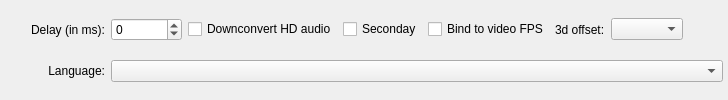
          <widget class="QWidget" name="tabSheetAudio">
           <attribute name="title">
            <string>General track options</string>
           </attribute>
           <layout class="QHBoxLayout" name="horizontalLayout_13">
            <property name="margin">
             <number>5</number>
            </property>
            <item>
             <widget class="QLabel" name="imageSubtitles">
              <property name="text">
               <string/>
              </property>
              <property name="pixmap">
               <pixmap resource="images.qrc">:/images/track_subtitles.png</pixmap>
              </property>
             </widget>
            </item>
            <item>
             <widget class="QLabel" name="imageAudio">
              <property name="text">
               <string/>
              </property>
              <property name="pixmap">
               <pixmap resource="images.qrc">:/images/track_audio.png</pixmap>
              </property>
             </widget>
            </item>
            <item>
             <layout class="QGridLayout" name="gridLayout_2">
              <item row="1" column="0">
               <widget class="QLabel" name="label_18">
                <property name="text">
                 <string>Delay (in ms):</string>
                </property>
                <property name="alignment">
                 <set>Qt::AlignRight|Qt::AlignTrailing|Qt::AlignVCenter</set>
                </property>
               </widget>
              </item>
              <item row="1" column="2">
               <layout class="QHBoxLayout" name="horizontalLayout_12">
                <item>
                 <widget class="QSpinBox" name="editDelay">
                  <property name="sizePolicy">
                   <sizepolicy hsizetype="Fixed" vsizetype="Fixed">
                    <horstretch>0</horstretch>
                    <verstretch>0</verstretch>
                   </sizepolicy>
                  </property>
                  <property name="minimum">
                   <number>-999999</number>
                  </property>
                  <property name="maximum">
                   <number>999999</number>
                  </property>
                  <property name="singleStep">
                   <number>1</number>
                  </property>
                 </widget>
                </item>
                <item>
                 <layout class="QHBoxLayout" name="horizontalLayout_11">
                  <item>
                   <widget class="QCheckBox" name="dtsDwnConvert">
                    <property name="text">
                     <string>Downconvert HD audio</string>
                    </property>
                   </widget>
                  </item>
                  <item>
                   <widget class="QCheckBox" name="secondaryCheckBox">
                    <property name="text">
                     <string>Seconday</string>
                    </property>
                   </widget>
                  </item>
                  <item>
                   <widget class="QCheckBox" name="checkBoxKeepFps">
                    <property name="text">
                     <string>Bind to video FPS</string>
                    </property>
                   </widget>
                  </item>
                  <item>
                   <widget class="QLabel" name="offsetsLabel">
                    <property name="text">
                     <string>3d offset:</string>
                    </property>
                   </widget>
                  </item>
                  <item>
                   <widget class="QComboBox" name="offsetsComboBox">
                    <property name="minimumSize">
                     <size>
                      <width>0</width>
                      <height>0</height>
                     </size>
                    </property>
                    <property name="sizeAdjustPolicy">
                     <enum>QComboBox::AdjustToContents</enum>
                    </property>
                   </widget>
                  </item>
                  <item>
                   <spacer name="horizontalSpacer_6">
                    <property name="orientation">
                     <enum>Qt::Horizontal</enum>
                    </property>
                    <property name="sizeHint" stdset="0">
                     <size>
                      <width>40</width>
                      <height>20</height>
                     </size>
                    </property>
                   </spacer>
                  </item>
                 </layout>
                </item>
               </layout>
              </item>
              <item row="2" column="0">
               <widget class="QLabel" name="label_19">
                <property name="text">
                 <string>Language:</string>
                </property>
                <property name="alignment">
                 <set>Qt::AlignRight|Qt::AlignTrailing|Qt::AlignVCenter</set>
                </property>
               </widget>
              </item>
              <item row="2" column="2">
               <widget class="QComboBox" name="langComboBox"/>
              </item>
             </layout>
            </item>
           </layout>
          </widget>
